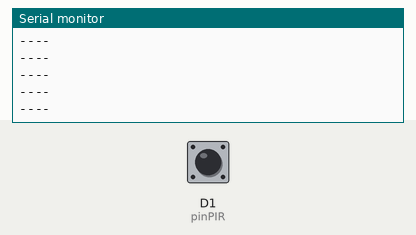
Recording of a sketch running on a simulated ESP8266 (NodeMCU). Parts: the last lines printed to the serial monitor. The test bench sets the inputs (shaded band); at power-on: D1 (pinPIR) LOW.

Above: at 1.2 s.
1.3 s: D1 (pinPIR) driven HIGH
At 1.9 s:
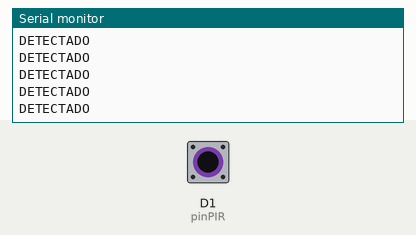
3.2 s: D1 (pinPIR) pulsed LOW 2 times (0.12 s each, 0.3 s apart)
6.8 s: D1 (pinPIR) driven LOW
At 7.5 s:
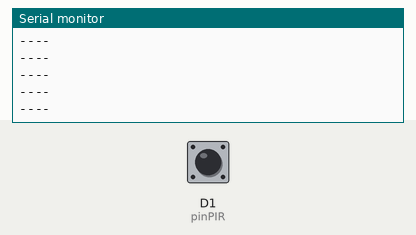
8.3 s: D1 (pinPIR) driven HIGH
At 8.8 s:
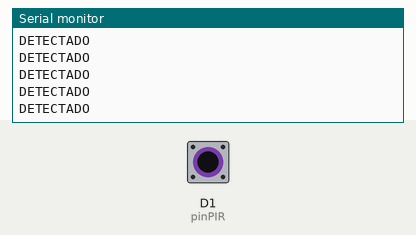

Measured:
- after the input at 1.3 s, the serial monitor: prints a new line at once (image 1)
- after the input at 6.8 s, the serial monitor: prints a new line at once (image 2)

The sketch:

pir1.ino
```cpp
#define pinPIR D1

void setup() {
  // put your setup code here, to run once:
pinMode(pinPIR, INPUT);
Serial.begin(9600);
}

void loop() {
  // put your main code here, to run repeatedly:
bool valorPIR=digitalRead(pinPIR);
if(valorPIR){
  Serial.println("DETECTADO");
}else{
  Serial.println("----");
}
}
```
